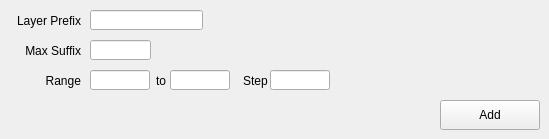
    <widget class="QWidget" name="tab_6">
     <attribute name="title">
      <string>Multi Layer Size (Regular)</string>
     </attribute>
     <widget class="QLabel" name="regularMultiLayerSizeTo_Label">
      <property name="geometry">
       <rect>
        <x>153</x>
        <y>70</y>
        <width>16</width>
        <height>21</height>
       </rect>
      </property>
      <property name="text">
       <string>to</string>
      </property>
      <property name="alignment">
       <set>Qt::AlignCenter</set>
      </property>
     </widget>
     <widget class="QLabel" name="regularMultiLayerSizeRange_Label">
      <property name="geometry">
       <rect>
        <x>10</x>
        <y>70</y>
        <width>71</width>
        <height>21</height>
       </rect>
      </property>
      <property name="text">
       <string>Range</string>
      </property>
      <property name="alignment">
       <set>Qt::AlignRight|Qt::AlignTrailing|Qt::AlignVCenter</set>
      </property>
     </widget>
     <widget class="QLineEdit" name="regularMultiLayerSizeTo_LineEdit">
      <property name="geometry">
       <rect>
        <x>170</x>
        <y>70</y>
        <width>60</width>
        <height>20</height>
       </rect>
      </property>
      <property name="alignment">
       <set>Qt::AlignRight|Qt::AlignTrailing|Qt::AlignVCenter</set>
      </property>
     </widget>
     <widget class="QLabel" name="regularMultiLayerSizeStep_Label">
      <property name="geometry">
       <rect>
        <x>240</x>
        <y>70</y>
        <width>31</width>
        <height>21</height>
       </rect>
      </property>
      <property name="text">
       <string>Step</string>
      </property>
      <property name="alignment">
       <set>Qt::AlignCenter</set>
      </property>
     </widget>
     <widget class="QLineEdit" name="regularMultiLayerSizeStep_LineEdit">
      <property name="geometry">
       <rect>
        <x>270</x>
        <y>70</y>
        <width>60</width>
        <height>20</height>
       </rect>
      </property>
      <property name="alignment">
       <set>Qt::AlignRight|Qt::AlignTrailing|Qt::AlignVCenter</set>
      </property>
     </widget>
     <widget class="QLineEdit" name="regularMultiLayerSizeFrom_LineEdit">
      <property name="geometry">
       <rect>
        <x>90</x>
        <y>70</y>
        <width>60</width>
        <height>20</height>
       </rect>
      </property>
      <property name="alignment">
       <set>Qt::AlignRight|Qt::AlignTrailing|Qt::AlignVCenter</set>
      </property>
     </widget>
     <widget class="QLabel" name="regularMultiLayerSizeLayerPrefix_Label">
      <property name="geometry">
       <rect>
        <x>10</x>
        <y>10</y>
        <width>71</width>
        <height>21</height>
       </rect>
      </property>
      <property name="text">
       <string>Layer Prefix</string>
      </property>
      <property name="alignment">
       <set>Qt::AlignRight|Qt::AlignTrailing|Qt::AlignVCenter</set>
      </property>
     </widget>
     <widget class="QLineEdit" name="regularMultiLayerSizeLayerPrefix_LineEdit">
      <property name="geometry">
       <rect>
        <x>90</x>
        <y>10</y>
        <width>113</width>
        <height>20</height>
       </rect>
      </property>
     </widget>
     <widget class="QLineEdit" name="regularMultiLayerSizeMaxSuffix_LineEdit">
      <property name="geometry">
       <rect>
        <x>90</x>
        <y>40</y>
        <width>61</width>
        <height>20</height>
       </rect>
      </property>
     </widget>
     <widget class="QLabel" name="regularMultiLayerSizeMaxSuffix_Label">
      <property name="geometry">
       <rect>
        <x>10</x>
        <y>40</y>
        <width>71</width>
        <height>21</height>
       </rect>
      </property>
      <property name="text">
       <string>Max Suffix</string>
      </property>
      <property name="alignment">
       <set>Qt::AlignRight|Qt::AlignTrailing|Qt::AlignVCenter</set>
      </property>
     </widget>
     <widget class="QPushButton" name="regularMultiLayerSizeAdd_Button">
      <property name="geometry">
       <rect>
        <x>440</x>
        <y>100</y>
        <width>100</width>
        <height>30</height>
       </rect>
      </property>
      <property name="text">
       <string>Add</string>
      </property>
     </widget>
    </widget>
